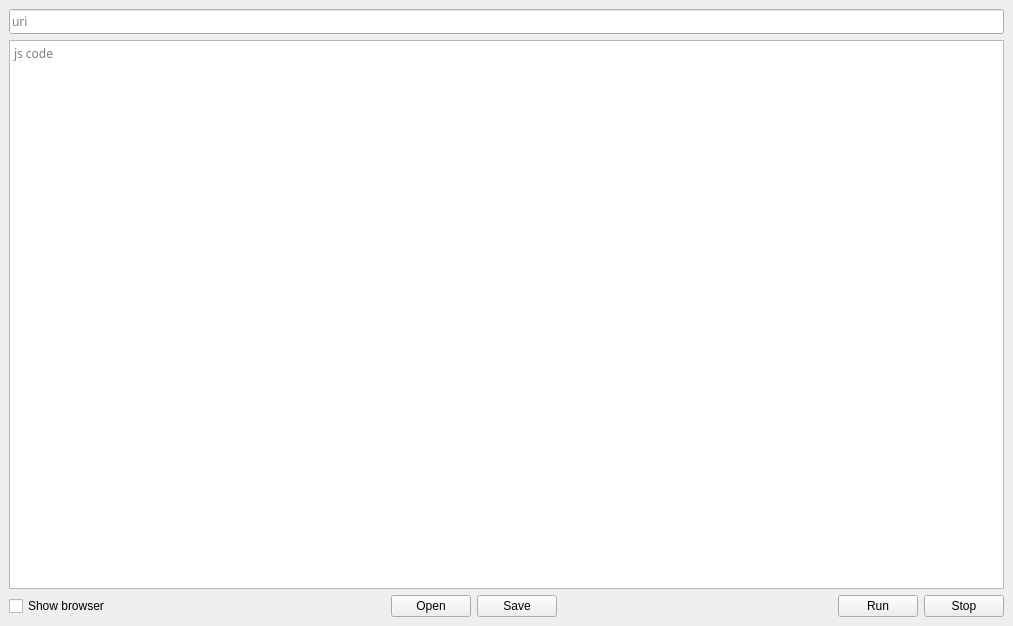
<?xml version="1.0" encoding="UTF-8"?>
<ui version="4.0">
 <class>JsBrowserUi</class>
 <widget class="QMainWindow" name="JsBrowserUi">
  <property name="geometry">
   <rect>
    <x>0</x>
    <y>0</y>
    <width>1013</width>
    <height>626</height>
   </rect>
  </property>
  <property name="windowTitle">
   <string>MainWindow</string>
  </property>
  <widget class="QWidget" name="centralwidget">
   <layout class="QVBoxLayout" name="verticalLayout">
    <item>
     <widget class="QLineEdit" name="txtUri">
      <property name="font">
       <font>
        <family>Source Code Pro</family>
       </font>
      </property>
      <property name="placeholderText">
       <string>uri</string>
      </property>
     </widget>
    </item>
    <item>
     <widget class="QPlainTextEdit" name="txtCode">
      <property name="font">
       <font>
        <family>Source Code Pro</family>
       </font>
      </property>
      <property name="placeholderText">
       <string>js code</string>
      </property>
     </widget>
    </item>
    <item>
     <layout class="QHBoxLayout" name="horizontalLayout">
      <item>
       <widget class="QCheckBox" name="swithShowBrowser">
        <property name="text">
         <string>Show browser</string>
        </property>
       </widget>
      </item>
      <item>
       <spacer name="horizontalSpacer">
        <property name="orientation">
         <enum>Qt::Horizontal</enum>
        </property>
        <property name="sizeHint" stdset="0">
         <size>
          <width>40</width>
          <height>20</height>
         </size>
        </property>
       </spacer>
      </item>
      <item>
       <widget class="QPushButton" name="btnOpen">
        <property name="text">
         <string>Open</string>
        </property>
       </widget>
      </item>
      <item>
       <widget class="QPushButton" name="btnSave">
        <property name="text">
         <string>Save</string>
        </property>
       </widget>
      </item>
      <item>
       <spacer name="horizontalSpacer_2">
        <property name="orientation">
         <enum>Qt::Horizontal</enum>
        </property>
        <property name="sizeHint" stdset="0">
         <size>
          <width>40</width>
          <height>20</height>
         </size>
        </property>
       </spacer>
      </item>
      <item>
       <widget class="QPushButton" name="btnPlay">
        <property name="text">
         <string>Run</string>
        </property>
       </widget>
      </item>
      <item>
       <widget class="QPushButton" name="btnStop">
        <property name="text">
         <string>Stop</string>
        </property>
       </widget>
      </item>
     </layout>
    </item>
   </layout>
  </widget>
  <widget class="QMenuBar" name="menubar">
   <property name="geometry">
    <rect>
     <x>0</x>
     <y>0</y>
     <width>1013</width>
     <height>23</height>
    </rect>
   </property>
  </widget>
 </widget>
 <resources/>
 <connections/>
</ui>
